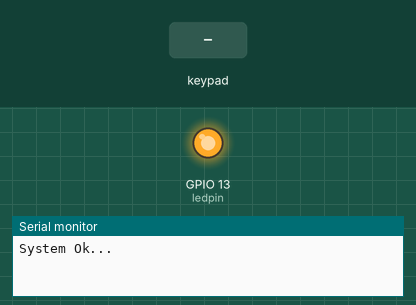
The sketch below on a simulated ESP32. On the bench: output pins drawn as LEDs (lit = HIGH), the last lines printed to the serial monitor. The test bench sets the inputs (shaded band).

Above: at 1.2 s.
1.3 s: keypad keys 1 2 * pressed 0.4 s apart
At 2.4 s:
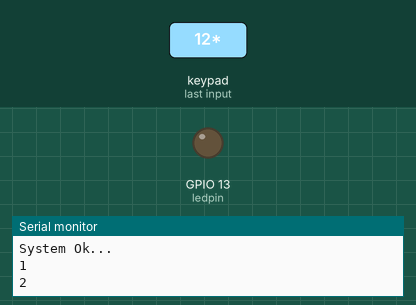
5.5 s: key '#' pressed
At 6.2 s:
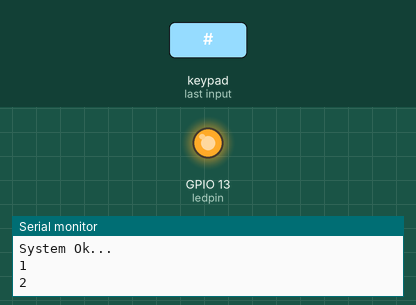
7.0 s: key '*' pressed
At 8.4 s:
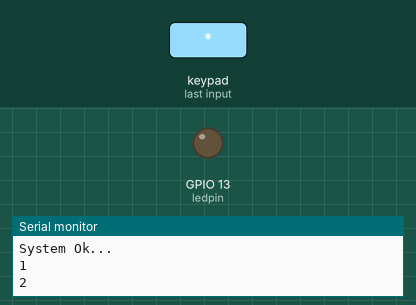
Timing chart, 0 to 10.0 s (numbered marks = the images above; inputs shaded):
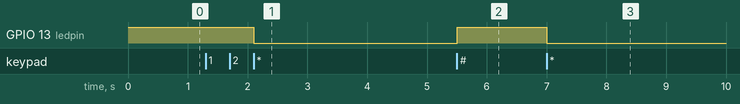

The sketch:

test_keypad-arduino.ino
```cpp
#include <Keypad.h>

const byte ROWS = 4; // Four rows
const byte COLS = 4; // Three columns

// Define the Keymap
char keys[ROWS][COLS] = {
  {'1','2','3','A'},
  {'4','5','6','B'},
  {'7','8','9','C'},
  {'#','0','*','D'}
};

// Conections ESP32 - Keypad
#define ROW1 11
#define ROW2 10
#define ROW3 9
#define ROW4 8
#define COL1 7
#define COL2 6
#define COL3 5
#define COL4 4

// Connect keypad ROW1, ROW2, ROW3 and ROW4 to these Arduino pins.
byte rowPins[ROWS] = { ROW1, ROW2, ROW3, ROW4 };
// Connect keypad COL0, COL1, COL2 and COL3 to these Arduino pins.
byte colPins[COLS] = { COL1, COL2, COL3, COL4 };

// Create the Keypad
Keypad kpd = Keypad( makeKeymap(keys), rowPins, colPins, ROWS, COLS );

const int ledpin = 13;

void setup()
{
  pinMode(ledpin,OUTPUT);
  digitalWrite(ledpin, HIGH);
  Serial.begin(9600);
  Serial.println("System Ok...");
}

void loop()
{
  char key = kpd.getKey();
  if(key)  // Check for a valid key.
  {
    switch (key)
    {
      case '*':
        digitalWrite(ledpin, LOW);
        break;
      case '#':
        digitalWrite(ledpin, HIGH);
        break;
      default:
        Serial.println(key);
    }
  }
}
```

Measured:
- after the input at 1.3 s, GPIO 13 (ledpin): HIGH → LOW after 0.81 s
- after the input at 5.5 s, GPIO 13 (ledpin): LOW → HIGH at once
- after the input at 7.0 s, GPIO 13 (ledpin): HIGH → LOW at once
